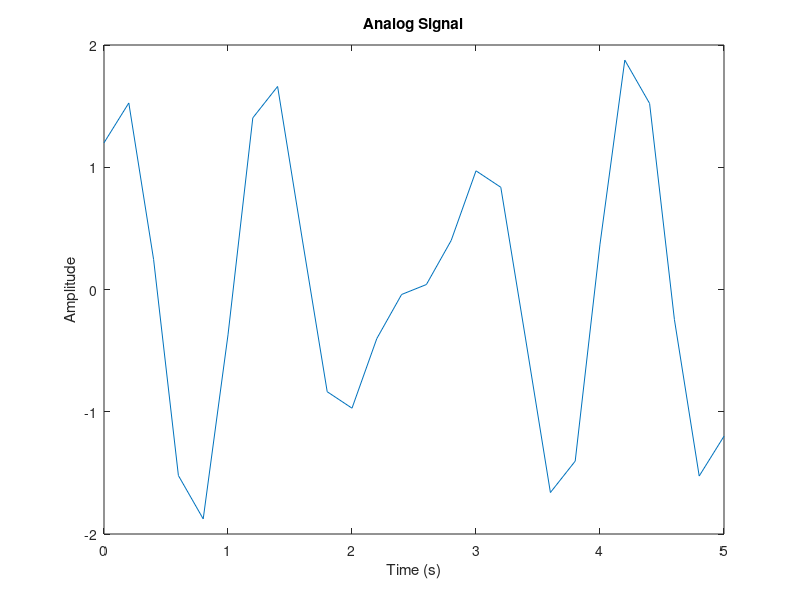
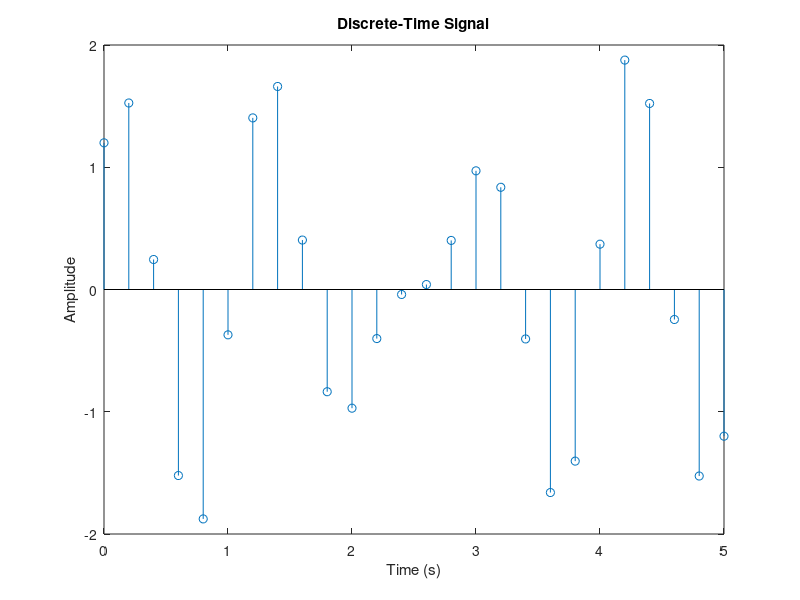
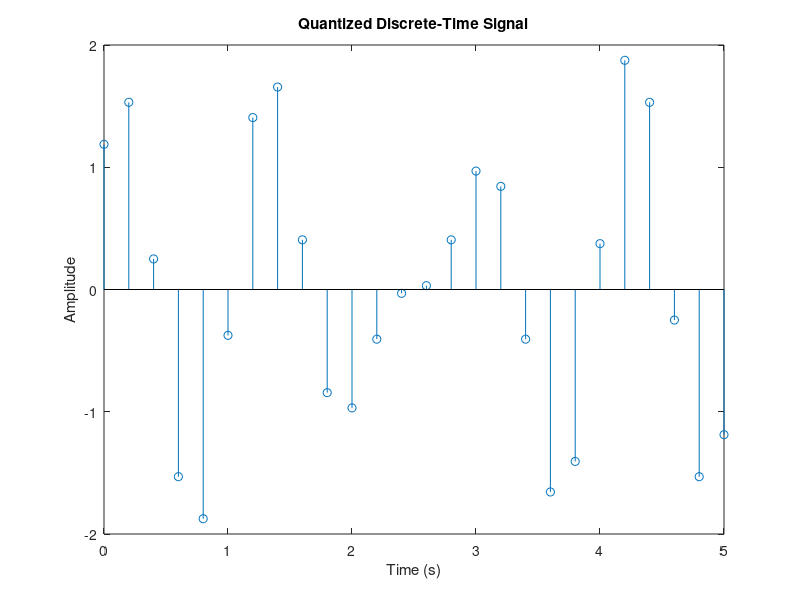
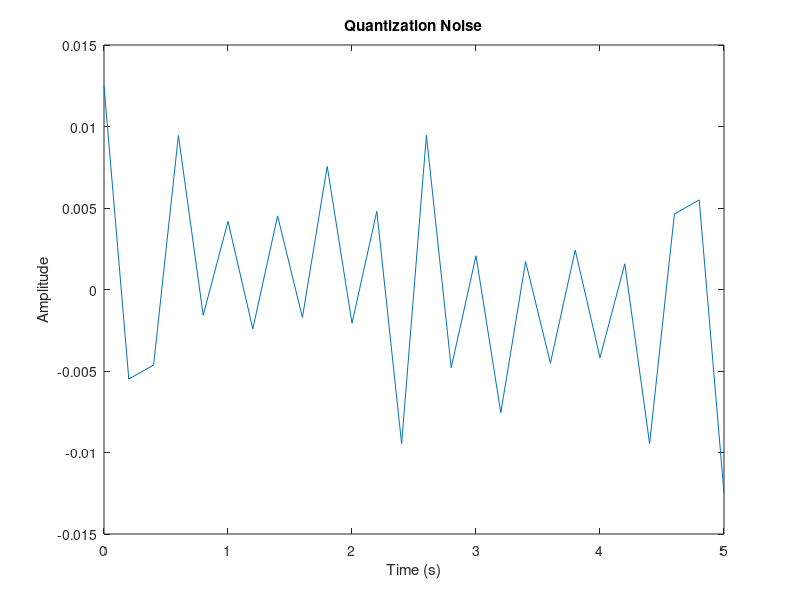

The MATLAB script that drew these images, in order:
% CPE 0415 – DIGITAL SIGNAL PROCESSING
% LABORATORY ACTIVITY
% Title: ANALOG TO DIGITAL CONVERSION (ADC)
% Name: [Your Name]
% Student Number: [Your Student Number]
% Section: [Your Section]
% Date: [Current Date]

% Clear workspace and command window
clear;
clc;

% Input Section
T = input('Enter the time duration in seconds (T): ');
Fs = input('Enter the sampling frequency (Fs): ');
n = input('Enter the number of bits of coding (n): ');

% Signal Definition
A = 1; % Amplitude
F = 1; % Frequency
t = 0:1/Fs:T; % Time vector
x_t = A * (0.8 * sin(2 * pi * F * t) + 1.2 * cos(2 * pi * 0.7 * F * t));

% Calculations
Nyquist_rate = 2 * F;
normalized_frequencies = [F/Fs, 0.7*F/Fs];
quantization_levels = 2^n;
dynamic_range = 6.02 * n + 1.76;
SQNR = 1.76 + 6.02 * n;
RMS_noise = A / sqrt(12 * quantization_levels^2);

% Signal Processing
% Analog signal is already defined as x_t
% Discrete-Time Signal
x_n = x_t;

% Quantized Discrete-Time Signal
x_q = round(x_n * quantization_levels) / quantization_levels;

% Quantization Noise
quantization_noise = x_n - x_q;

% Recovered Analog Signal
recovered_signal = x_q;

% Plotting
figure;
plot(t, x_t);
title('Analog Signal');
xlabel('Time (s)');
ylabel('Amplitude');

figure;
stem(t, x_n);
title('Discrete-Time Signal');
xlabel('Time (s)');
ylabel('Amplitude');

figure;
stem(t, x_q);
title('Quantized Discrete-Time Signal');
xlabel('Time (s)');
ylabel('Amplitude');

figure;
plot(t, quantization_noise);
title('Quantization Noise');
xlabel('Time (s)');
ylabel('Amplitude');

figure;
plot(t, recovered_signal);
title('Recovered Analog Signal');
xlabel('Time (s)');
ylabel('Amplitude');

% Conclusion and Discussion
fprintf('Nyquist rate: %.2f Hz\n', Nyquist_rate);
fprintf('Normalized frequencies: %.2f, %.2f\n', normalized_frequencies);
fprintf('Number of Quantization Levels: %d\n', quantization_levels);
fprintf('Dynamic range: %.2f dB\n', dynamic_range);
fprintf('SQNR: %.2f dB\n', SQNR);
fprintf('RMS Noise: %.2f\n', RMS_noise);

% Observations and discussions should be written based on the results obtained.